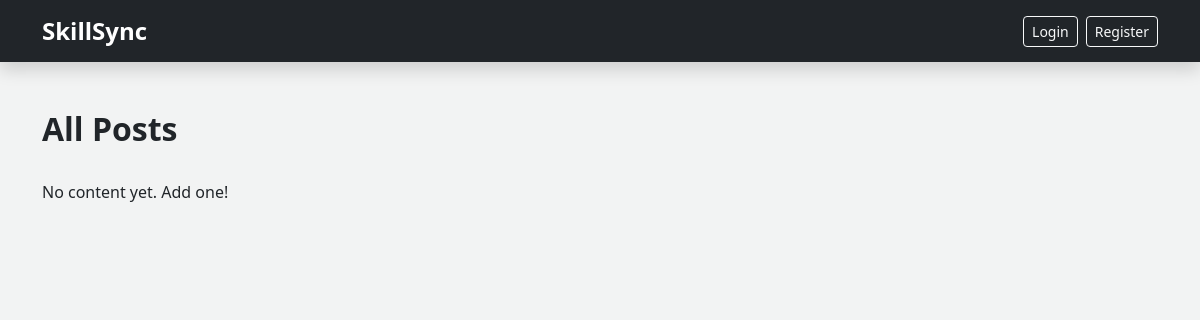
Before: / with the older database file.
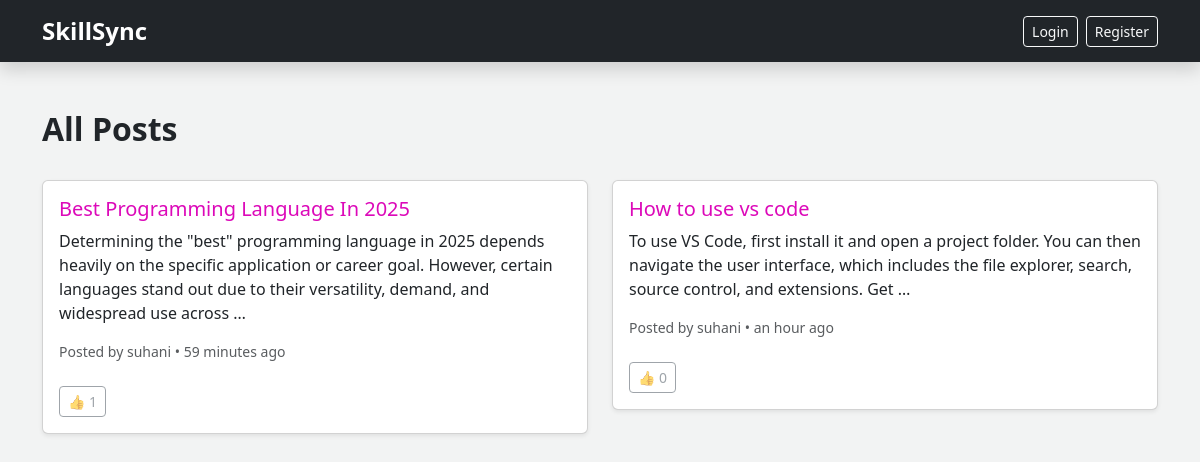
After: the same page with the newer database file.
### main/models.py (models this page shows, shortened)
class Content(models.Model):
    title = models.CharField(max_length=200)
    description = models.TextField()
    instructor = models.CharField(max_length=100)
    duration = models.CharField(max_length=50)
    created_by = models.ForeignKey(User, on_delete=models.CASCADE)
    created_at = models.DateTimeField(auto_now_add=True)
    likes = models.ManyToManyField(User, related_name='liked_content', blank=True)
    def total_likes(self):
        return self.likes.count()

### main/views.py (the view)
# urls.py: path('', views.home, name='home'),
def home(request):
    content = Content.objects.all().order_by('-created_at')  # fetch all Content
    return render(request, 'home.html', {'contents': content})

### main/templates/home.html (shortened to what this page needs)
{% extends 'base.html' %}
{% load static %}
{% load humanize %}
{% block content %}
<div class="d-flex justify-content-between align-items-center mb-4">
    <h2 class="fw-bold">All Posts</h2>
</div>
<div class="row">
    {% for content in contents %}
    <div class="col-md-6 mb-4">
        <div class="card course-card shadow-sm p-3">
            <h5>{{ content.title }}</h5>
            <p>{{ content.description|truncatewords:30 }}</p>
            <p class="small text-muted">
                Posted by {{ content.created_by.username }} • {{ content.created_at|naturaltime }}
            </p>
            <div class="d-flex justify-content-between align-items-center mt-2">
                {% if user.is_authenticated %}
                <a href="{% url 'like_content' content.id %}" class="btn btn-outline-primary btn-sm">
                    👍 {{ content.total_likes }}
                </a>
                {% else %}
                <span class="btn btn-outline-secondary btn-sm disabled">
                    👍 {{ content.total_likes }}
                </span>
                {% endif %}
            </div>
        </div>
    </div>
    {% empty %}
    <p>No content yet. Add one!</p>
    {% endfor %}
</div>
{% endblock %}

### main/templates/base.html (shortened to what this page needs)
{% load static %}
<!DOCTYPE html>
<html lang="en">
<head>
  <link href="https://cdn.jsdelivr.net/npm/bootstrap@5.3.3/dist/css/bootstrap.min.css" rel="stylesheet">
  <link rel="stylesheet" href="{% static 'css/style.css' %}">
</head>
<body>
  <nav class="navbar navbar-expand-lg navbar-dark bg-dark shadow">
    <div class="container">
      <a class="navbar-brand fw-bold" href="{% url 'home' %}">SkillSync</a>
      <div class="d-flex align-items-center">
        {% if user.is_authenticated %}
          <a href="{% url 'logout' %}" class="btn btn-outline-light btn-sm me-2">Logout</a>
        {% else %}
          <a href="{% url 'login' %}" class="btn btn-outline-light btn-sm me-2">Login</a>
          <a href="{% url 'register' %}" class="btn btn-outline-light btn-sm">Register</a>
        {% endif %}
      </div>
    </div>
  </nav>
  <div class="container mt-5">
    {% block content %}{% endblock %}
  </div>
</body>
</html>

### static/css/style.css (style rules this page uses)
body { background: #f2f3f3fd; font-family: 'Segoe UI', Tahoma, Geneva, Verdana, sans-serif; }
.navbar-brand { font-size: 1.5rem; }
.course-card { transition: transform 0.2s, box-shadow 0.2s; cursor: pointer; }
.card h5 { color: #dc09b9; }
a { text-decoration: none; color: #546580; }

Changed rows visible on the page:
added Content: title "Best Programming Language In 2025", description "Determining the \"best\" programming language in 2025 depends heavily on the specific application or career goal. However, certain languages stand out due to their versatility, demand, and widespread use across …", created_by.username "suhani", created_at "59 minutes ago", total_likes "1"
added Content: title "How to use vs code", description "To use VS Code, first install it and open a project folder. You can then navigate the user interface, which includes the file explorer, search, source control, and extensions. Get …", created_by.username "suhani", created_at "an hour ago", total_likes "0"
Other visible differences:
text no longer shown: "No content yet. Add one!"
